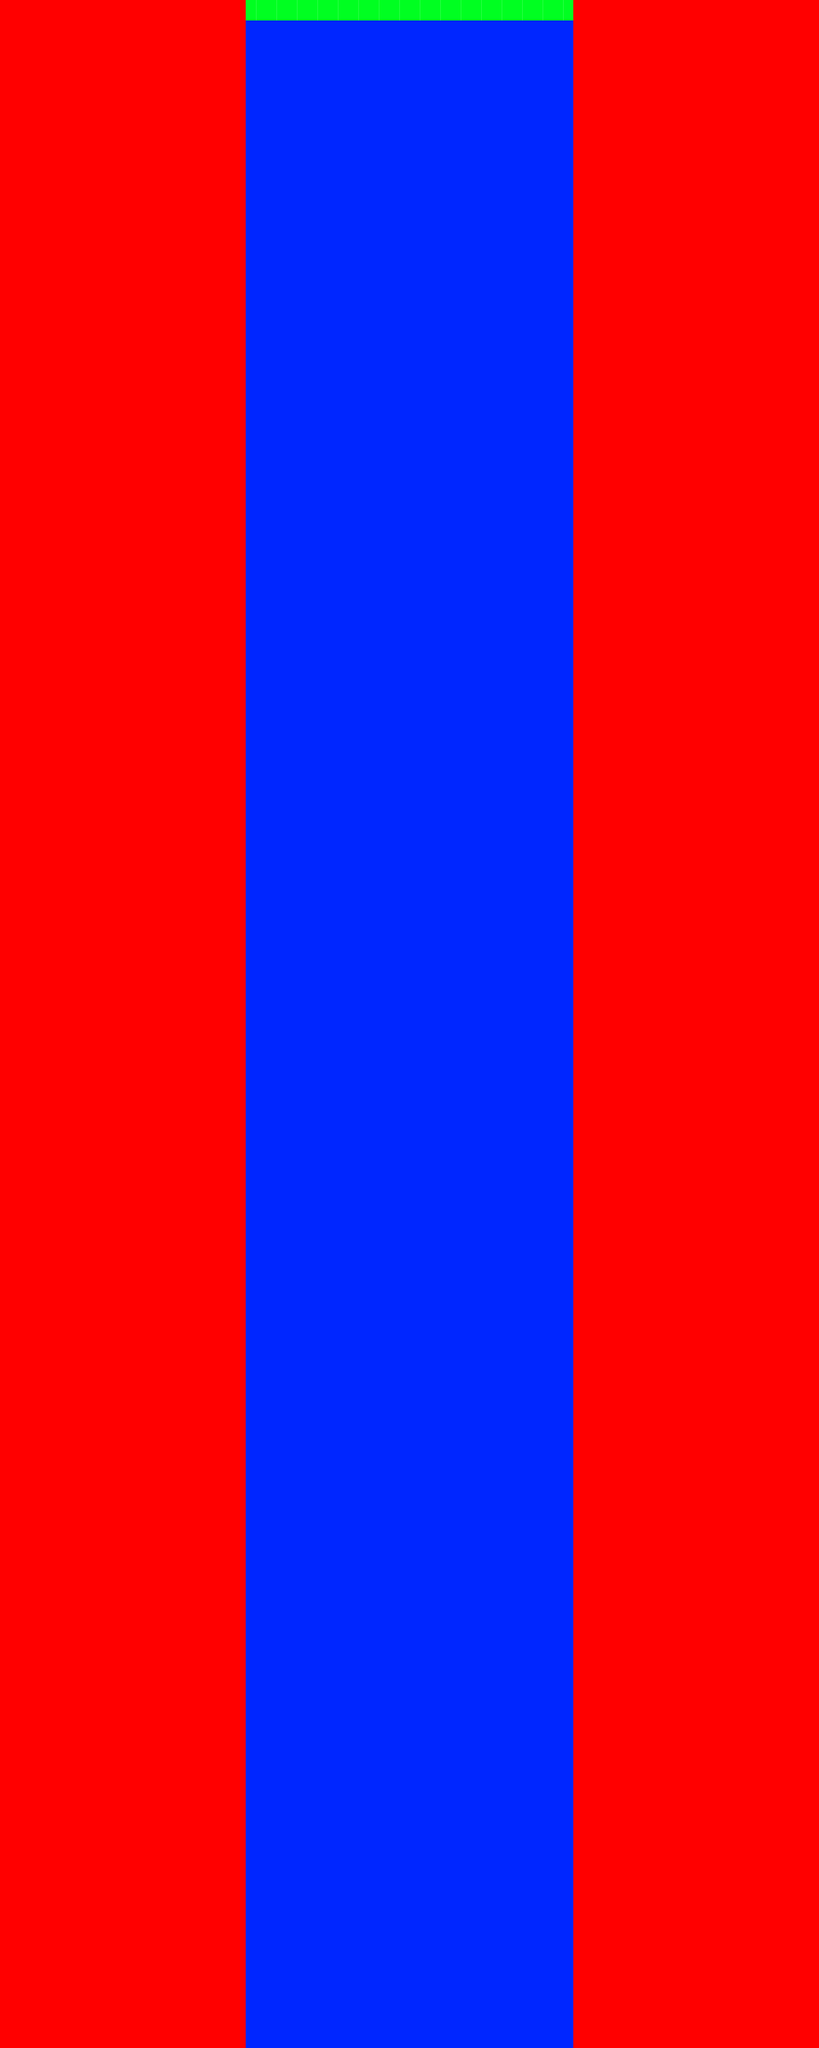

Tiled map render using the project's own tile images. Description and the map definition, with tile-layer contents summarised, below:
An orthogonal 40x100 tile map with 32x32 px tiles, 1 tile layer (Tile Layer 1) and 3 objects (2x Enemy, Boss).

<map version="1.2" tiledversion="1.3.1" orientation="orthogonal" renderorder="left-down" compressionlevel="0" width="40" height="100" tilewidth="32" tileheight="32" infinite="0" nextlayerid="3" nextobjectid="4">
 <tileset firstgid="1" name="samplesheet" tilewidth="32" tileheight="32" tilecount="4" columns="4">
  <image source="samplesheet.png" width="128" height="32" />
 </tileset>
 <layer id="1" name="Tile Layer 1" width="40" height="100">
  <data>[4000 cells, 4000 non-empty, 3 distinct tile ids]</data>
 </layer>
 <objectgroup id="2" name="Object Layer 1">
  <object id="1" name="Enemy" x="480" y="1888" width="32" height="32">
   <properties>
    <property name="moveX" type="float" value="0" />
    <property name="moveY" type="float" value="50" />
    <property name="scale" type="float" value="1" />
   </properties>
  </object>
  <object id="2" name="Enemy" x="608" y="2144" width="32" height="32">
   <properties>
    <property name="moveX" type="float" value="0" />
    <property name="moveY" type="float" value="50" />
    <property name="scale" type="float" value="1" />
   </properties>
  </object>
  <object id="3" name="Boss" x="512" y="128" width="32" height="32">
   <properties>
    <property name="moveX" type="float" value="0" />
    <property name="moveY" type="float" value="0" />
    <property name="scale" type="float" value="4" />
   </properties>
  </object>
 </objectgroup>
</map>
